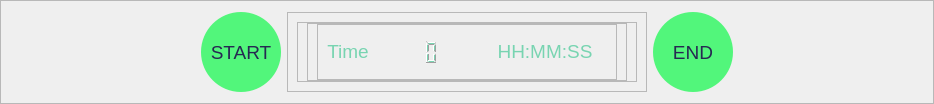
                  <widget class="QFrame" name="frame_5">
                   <property name="frameShape">
                    <enum>QFrame::StyledPanel</enum>
                   </property>
                   <property name="frameShadow">
                    <enum>QFrame::Raised</enum>
                   </property>
                   <layout class="QHBoxLayout" name="horizontalLayout_6">
                    <property name="leftMargin">
                     <number>200</number>
                    </property>
                    <property name="rightMargin">
                     <number>200</number>
                    </property>
                    <item>
                     <widget class="QPushButton" name="pushButton_start">
                      <property name="minimumSize">
                       <size>
                        <width>80</width>
                        <height>80</height>
                       </size>
                      </property>
                      <property name="maximumSize">
                       <size>
                        <width>80</width>
                        <height>80</height>
                       </size>
                      </property>
                      <property name="font">
                       <font>
                        <pointsize>14</pointsize>
                       </font>
                      </property>
                      <property name="styleSheet">
                       <string notr="true">QPushButton {
	border: none;
	border-radius: 40px;
	
	color: rgb(38, 41, 82);
	
	background-color: rgb(82, 246, 123);
}
QPushButton:hover{
	
	background-color: rgba(255, 170, 0, 150);
}</string>
                      </property>
                      <property name="text">
                       <string>START</string>
                      </property>
                     </widget>
                    </item>
                    <item>
                     <widget class="QFrame" name="frame_24">
                      <property name="frameShape">
                       <enum>QFrame::StyledPanel</enum>
                      </property>
                      <property name="frameShadow">
                       <enum>QFrame::Raised</enum>
                      </property>
                      <layout class="QHBoxLayout" name="horizontalLayout_11">
                       <item>
                        <widget class="QFrame" name="frame_19">
                         <property name="frameShape">
                          <enum>QFrame::StyledPanel</enum>
                         </property>
                         <property name="frameShadow">
                          <enum>QFrame::Raised</enum>
                         </property>
                         <layout class="QHBoxLayout" name="horizontalLayout_14">
                          <property name="topMargin">
                           <number>0</number>
                          </property>
                          <property name="bottomMargin">
                           <number>0</number>
                          </property>
                          <item>
                           <widget class="QFrame" name="frame_20">
                            <property name="frameShape">
                             <enum>QFrame::StyledPanel</enum>
                            </property>
                            <property name="frameShadow">
                             <enum>QFrame::Raised</enum>
                            </property>
                            <layout class="QHBoxLayout" name="horizontalLayout_12">
                             <property name="topMargin">
                              <number>0</number>
                             </property>
                             <property name="bottomMargin">
                              <number>0</number>
                             </property>
                             <item>
                              <widget class="QFrame" name="frame_22">
                               <property name="minimumSize">
                                <size>
                                 <width>300</width>
                                 <height>0</height>
                                </size>
                               </property>
                               <property name="maximumSize">
                                <size>
                                 <width>300</width>
                                 <height>16777215</height>
                                </size>
                               </property>
                               <property name="frameShape">
                                <enum>QFrame::StyledPanel</enum>
                               </property>
                               <property name="frameShadow">
                                <enum>QFrame::Raised</enum>
                               </property>
                               <layout class="QHBoxLayout" name="horizontalLayout_13">
                                <item>
                                 <widget class="QLabel" name="label_15">
                                  <property name="maximumSize">
                                   <size>
                                    <width>16777215</width>
                                    <height>16777215</height>
                                   </size>
                                  </property>
                                  <property name="font">
                                   <font>
                                    <pointsize>14</pointsize>
                                   </font>
                                  </property>
                                  <property name="styleSheet">
                                   <string notr="true">color: rgb(120, 212, 177);</string>
                                  </property>
                                  <property name="text">
                                   <string>&lt;html&gt;&lt;head/&gt;&lt;body&gt;&lt;p&gt;Time&lt;/p&gt;&lt;/body&gt;&lt;/html&gt;</string>
                                  </property>
                                  <property name="alignment">
                                   <set>Qt::AlignCenter</set>
                                  </property>
                                 </widget>
                                </item>
                                <item>
                                 <widget class="QLCDNumber" name="lcdNumber_time">
                                  <property name="styleSheet">
                                   <string notr="true">border: none;
color: rgb(120, 212, 177);
</string>
                                  </property>
                                 </widget>
                                </item>
                                <item>
                                 <widget class="QLabel" name="label_16">
                                  <property name="minimumSize">
                                   <size>
                                    <width>200</width>
                                    <height>0</height>
                                   </size>
                                  </property>
                                  <property name="maximumSize">
                                   <size>
                                    <width>200</width>
                                    <height>16777215</height>
                                   </size>
                                  </property>
                                  <property name="font">
                                   <font>
                                    <pointsize>14</pointsize>
                                   </font>
                                  </property>
                                  <property name="styleSheet">
                                   <string notr="true">color: rgb(120, 212, 177);</string>
                                  </property>
                                  <property name="text">
                                   <string>&lt;html&gt;&lt;head/&gt;&lt;body&gt;&lt;p&gt;HH:MM:SS&lt;/p&gt;&lt;/body&gt;&lt;/html&gt;</string>
                                  </property>
                                  <property name="alignment">
                                   <set>Qt::AlignCenter</set>
                                  </property>
                                 </widget>
                                </item>
                               </layout>
                              </widget>
                             </item>
                            </layout>
                           </widget>
                          </item>
                         </layout>
                        </widget>
                       </item>
                      </layout>
                     </widget>
                    </item>
                    <item>
                     <widget class="QPushButton" name="pushButton_2">
                      <property name="minimumSize">
                       <size>
                        <width>80</width>
                        <height>80</height>
                       </size>
                      </property>
                      <property name="maximumSize">
                       <size>
                        <width>80</width>
                        <height>80</height>
                       </size>
                      </property>
                      <property name="font">
                       <font>
                        <pointsize>14</pointsize>
                       </font>
                      </property>
                      <property name="styleSheet">
                       <string notr="true">QPushButton {
	border: none;
	border-radius: 40px;
	
	color: rgb(38, 41, 82);
	
	background-color: rgb(82, 246, 123);
}
QPushButton:hover{
	
	background-color: rgba(255, 170, 0, 150);
}</string>
                      </property>
                      <property name="text">
                       <string>END</string>
                      </property>
                     </widget>
                    </item>
                   </layout>
                  </widget>
